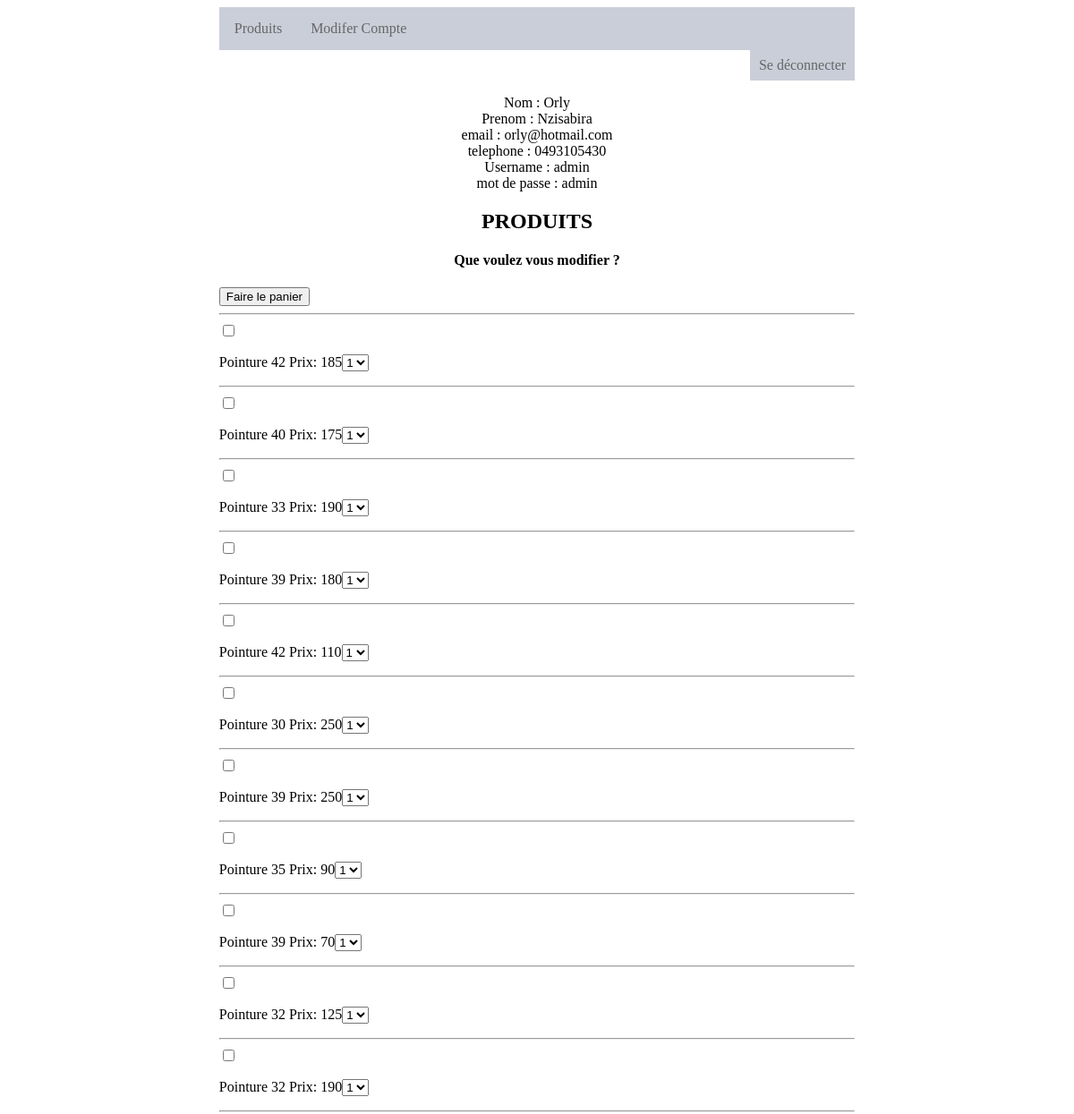
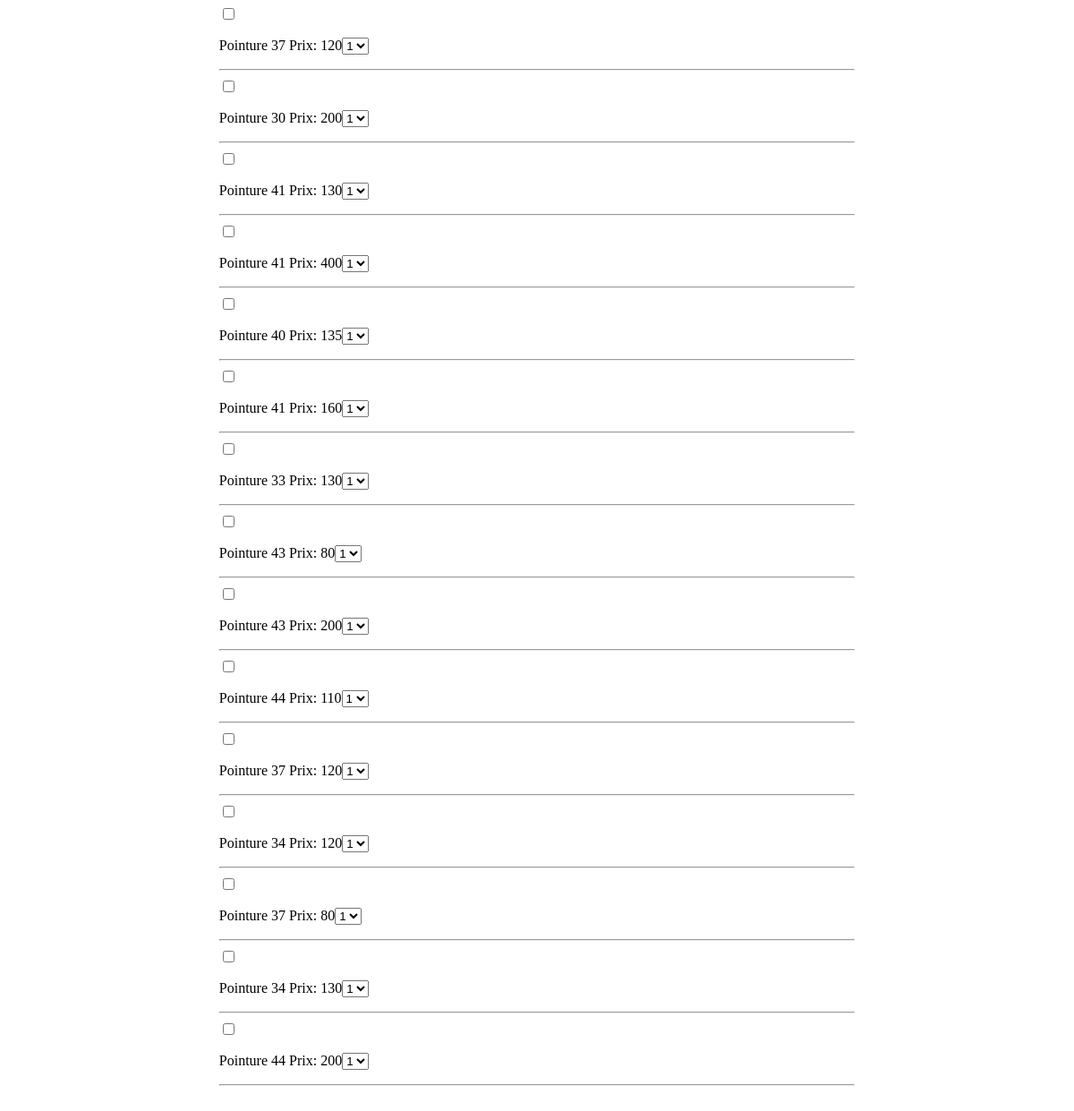
The page /client/home.php?id=1 (signed in) on the database its author committed (2 pictures, top to bottom).
### tables this page shows
CREATE TABLE Client(
        idClient  Int  Auto_increment  NOT NULL ,
        nom       Varchar (50) NOT NULL ,
        prenom    Varchar (50) NOT NULL ,
        telephone Varchar (50) NOT NULL ,
        email     Varchar (50) NOT NULL,
        username Varchar(50) NOT NULL,
        mdp Varchar(50) NOT NULL,
        CONSTRAINT Client_PK PRIMARY KEY (idClient)
);

CREATE TABLE Produit(
        idProduit Int  Auto_increment  NOT NULL ,
        model       Varchar (50) NOT NULL ,
        prix      Float NOT NULL ,
        marque    Varchar (50) NOT NULL ,
        quantite  Int NOT NULL,
        pointure  Float NOT NULL ,
        couleur   Varchar (50) NOT NULL,
	CONSTRAINT produit_PK PRIMARY KEY (idProduit)
);

### client/home.php (the view, shortened to what this page needs)
<?php
	require_once '../config.php';
?>
<!DOCTYPE html>
<html>
<link rel="stylesheet" type="text/css" href="../style.css">
<head>
</head>
<body>
<div class="contenant">
	<div class="menu">
		<ul class="menu">
            <li class="menu"><a  href="home.php?id=<?php echo $_GET["id"]?>">Produits</a></li>
			<li class="menu"><a  href="modAccount.php?id=<?php echo $_GET["id"]?>">Modifer Compte</a></li>
		</ul>
		<ul class="menu_s">
        <li class="menu_s"><a href="signout.php">Se déconnecter</a></li>
		</ul>
	</div>
	<?php
	$query = "SELECT * FROM client WHERE idClient=".$_GET['id'];
        $result = mysqli_query($con, $query);
        $row = mysqli_fetch_array($result);
        echo '<p align="center">';
        echo "Nom : ".$row['nom'];
        echo '<br>';
        echo "Prenom : ".$row['prenom'];
        echo '<br>';
        echo "email : ".$row['email'];
        echo '<br>';
        echo "telephone : 0".$row['telephone'];
        echo '<br>';
		echo "Username : ".$row['username'];
		echo '<br>';
		echo "mot de passe : ".$row['mdp'];
        echo "</p>";
	?>
	<div>
	<h2 align="center">PRODUITS</h2>
    <?php
	$result = mysqli_query($con, "SELECT * FROM produit");
	echo '<h4 align="center" >Que voulez vous modifier ?</h4>
        <form action="panier.php?id='.$_GET["id"].'" method="post" >
		<input  type="submit" name = submit1 value="Faire le panier"> <hr>';
	$nb_item = 0;
	while($row = mysqli_fetch_array($result)){
		$idproduit = $row['idProduit'];
		$prix = $row['prix'];
		echo '<input  type="checkbox" id="'.$nb_item.'" name="'.$nb_item.'" value="'.$idproduit.'">';
		echo '<p for="'.$nb_item.'">' ;
		echo 'Pointure '.$row['pointure'];
		echo '<tr> Prix: '.$prix;
		echo '<select name="quantite'.$nb_item.'">';
		$count = 1;
		while($count <= $row['quantite'] ){
			echo '<option value="'.$count.'">'.$count.'</option>';
			$count = $count + 1;
		}
		echo '</select>';
		echo '</p>';
		echo '<hr>';
		$nb_item = $nb_item + 1;
	}
	echo '<input type="hidden" name="id" value="'.$_GET['id'].'" />
        <input type ="hidden" name="nb_item" value="'.$nb_item.'"/>
        </form>';
	echo "<br><br>";
	?>
	</div>
</div>
</body>
</html>

### style.css (style rules this page uses)
.contenant { display:block; margin-left: auto; margin-right: auto; width:60%; }
ul.menu { list-style-type: none; margin: 0; padding: 0; overflow: hidden; border: 1px solid #caced9; background-color: #caced9; }
li.menu { float: left; }
li.menu a { display: block; color: #666; text-align: center; padding: 14px 16px; text-decoration: none; }
ul.menu_s { list-style-type: none; margin: 0; padding: 0; overflow: hidden; background-color: white; }
li.menu_s { float: right; }
li.menu_s a { display: block; color: #666; text-align: center; padding: 8px 10px; text-decoration: none; background-color: #caced9; }
a:link { color: blue; }

### rows shown on the page
client: nom "Orly", prenom "Nzisabira", email "orly@hotmail.com", telephone "493105430", username "admin", mdp "admin"
produit: pointure "42", prix "185"
produit: pointure "40", prix "175"
produit: pointure "33", prix "190"
produit: pointure "39", prix "180"
produit: pointure "42", prix "110"
produit: pointure "30", prix "250"
produit: pointure "39", prix "250"
produit: pointure "35", prix "90"
produit: pointure "39", prix "70"
produit: pointure "32", prix "125"
produit: pointure "32", prix "190"
produit: pointure "37", prix "120"
produit: pointure "30", prix "200"
produit: pointure "41", prix "130"
produit: pointure "41", prix "400"
produit: pointure "40", prix "135"
produit: pointure "41", prix "160"
produit: pointure "33", prix "130"
produit: pointure "43", prix "80"
produit: pointure "43", prix "200"
produit: pointure "44", prix "110"
produit: pointure "37", prix "120"
produit: pointure "34", prix "120"
produit: pointure "37", prix "80"
produit: pointure "34", prix "130"
produit: pointure "44", prix "200"

### other values the page prints
form field value "1"
